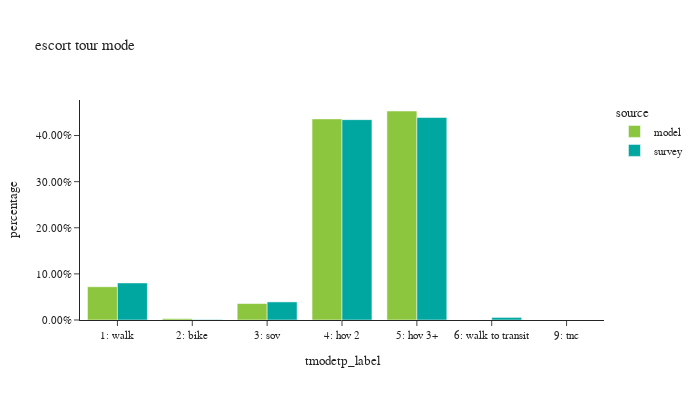

Write notebook code for a chart like this one.
### Code cell
df_plot = es_tour.groupby(['source', 'tmodetp_label']).agg(
    toexpfac_sum=pl.col('toexpfac').sum(),
    sample_count=pl.col('toexpfac').count()
)

df_plot = df_plot.with_columns(
    (pl.col('toexpfac_sum') / pl.col('toexpfac_sum').sum().over('source')).alias('percentage')
)

fig = px.bar(df_plot.sort(by=['source']), 
             x="tmodetp_label", 
             y="percentage", 
             color="source",
             barmode="group", 
             hover_data=['sample_count'], 
             title="escort tour mode")
fig.update_layout(height=400, width=700, font=dict(size=11),
                  xaxis=dict(dtick=1, categoryorder='category ascending'),
                  yaxis=dict(tickformat=".2%"))
fig.show()

### Figure 1 — Plotly figure (JSON) as saved in the notebook; plotly's stock layout.template omitted (floating-point values rounded to 4 significant figures)
{"data": [{"alignmentgroup": "True", "customdata": [[16178], [1348], [197862], [8], [205638], [32721]], "hovertemplate": "source=model<br>tmodetp_label=%{x}<br>percentage=%{y}<br>sample_count=%{customdata[0]}<extra></extra>", "legendgroup": "model", "marker": {"color": "#8CC63E", "pattern": {"shape": ""}}, "name": "model", "offsetgroup": "model", "orientation": "v", "showlegend": true, "textposition": "auto", "type": "bar", "x": ["3: sov", "2: bike", "4: hov 2", null, "5: hov 3+", "1: walk"], "xaxis": "x", "y": [0.03565, 0.002971, 0.4361, 1.763e-05, 0.4532, 0.07211], "yaxis": "y"}, {"alignmentgroup": "True", "customdata": [[47], [1], [68], [3], [1], [1], [21], [1]], "hovertemplate": "source=survey<br>tmodetp_label=%{x}<br>percentage=%{y}<br>sample_count=%{customdata[0]}<extra></extra>", "legendgroup": "survey", "marker": {"color": "#00A7A0", "pattern": {"shape": ""}}, "name": "survey", "offsetgroup": "survey", "orientation": "v", "showlegend": true, "textposition": "auto", "type": "bar", "x": ["5: hov 3+", "3: sov", "4: hov 2", "2: bike", "9: tnc", null, "1: walk", "6: walk to transit"], "xaxis": "x", "y": [0.439, 0.03921, 0.4344, 0.0009322, 4.544e-05, 0.0003903, 0.08036, 0.005622], "yaxis": "y"}], "layout": {"barmode": "group", "font": {"size": 11}, "height": 400, "legend": {"title": {"text": "source"}, "tracegroupgap": 0}, "title": {"text": "escort tour mode"}, "width": 700, "xaxis": {"anchor": "y", "categoryorder": "category ascending", "domain": [0, 1], "dtick": 1, "title": {"text": "tmodetp_label"}}, "yaxis": {"anchor": "x", "domain": [0, 1], "tickformat": ".2%", "title": {"text": "percentage"}}}}
